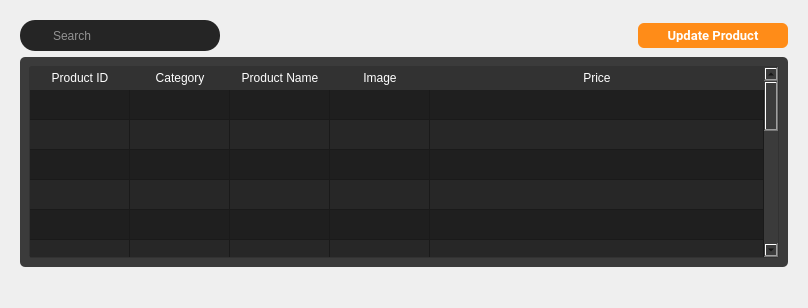
         <widget class="QWidget" name="update_product">
          <layout class="QGridLayout" name="gridLayout_14">
           <item row="0" column="0">
            <widget class="QWidget" name="widget_36" native="true">
             <layout class="QGridLayout" name="gridLayout_9">
              <property name="bottomMargin">
               <number>30</number>
              </property>
              <item row="0" column="0">
               <widget class="QWidget" name="widget_38" native="true">
                <layout class="QHBoxLayout" name="horizontalLayout_11">
                 <property name="spacing">
                  <number>0</number>
                 </property>
                 <property name="leftMargin">
                  <number>0</number>
                 </property>
                 <property name="topMargin">
                  <number>0</number>
                 </property>
                 <property name="rightMargin">
                  <number>0</number>
                 </property>
                 <property name="bottomMargin">
                  <number>0</number>
                 </property>
                 <item alignment="Qt::AlignLeft|Qt::AlignTop">
                  <widget class="QWidget" name="search_frame_2" native="true">
                   <property name="minimumSize">
                    <size>
                     <width>200</width>
                     <height>0</height>
                    </size>
                   </property>
                   <property name="styleSheet">
                    <string notr="true">#search_frame_2{

	border-radius: 15px;
	background-color:#252525;
}
#search_frame_2 QPushButton{
	
	padding: 5px 5px;
	border-radius:5px;

	
}
#search_frame_2 QLineEdit{
	border: none;
	color: white;

}

#seach_frame_2 QPushButton::pressed {

	padding-left:10px;

}
</string>
                   </property>
                   <layout class="QVBoxLayout" name="verticalLayout_15">
                    <property name="leftMargin">
                     <number>2</number>
                    </property>
                    <property name="topMargin">
                     <number>2</number>
                    </property>
                    <property name="rightMargin">
                     <number>2</number>
                    </property>
                    <property name="bottomMargin">
                     <number>2</number>
                    </property>
                    <item>
                     <layout class="QHBoxLayout" name="horizontalLayout_12">
                      <property name="spacing">
                       <number>2</number>
                      </property>
                      <property name="leftMargin">
                       <number>2</number>
                      </property>
                      <property name="topMargin">
                       <number>2</number>
                      </property>
                      <property name="rightMargin">
                       <number>2</number>
                      </property>
                      <item>
                       <widget class="QPushButton" name="pushButton_16">
                        <property name="minimumSize">
                         <size>
                          <width>25</width>
                          <height>25</height>
                         </size>
                        </property>
                        <property name="maximumSize">
                         <size>
                          <width>25</width>
                          <height>25</height>
                         </size>
                        </property>
                        <property name="font">
                         <font>
                          <family>Roboto</family>
                          <pointsize>10</pointsize>
                          <bold>true</bold>
                         </font>
                        </property>
                        <property name="styleSheet">
                         <string notr="true">background-color: none;
border-radius:15px;
</string>
                        </property>
                        <property name="text">
                         <string/>
                        </property>
                        <property name="icon">
                         <iconset resource="resource1.qrc">
                          <normaloff>:/iCons/icons/icons8-search-26.png</normaloff>:/iCons/icons/icons8-search-26.png</iconset>
                        </property>
                       </widget>
                      </item>
                      <item>
                       <widget class="QLineEdit" name="lineEdit_4">
                        <property name="styleSheet">
                         <string notr="true">background-color: rgb(37, 37, 37);</string>
                        </property>
                        <property name="placeholderText">
                         <string>Search</string>
                        </property>
                       </widget>
                      </item>
                     </layout>
                    </item>
                   </layout>
                  </widget>
                 </item>
                 <item>
                  <spacer name="horizontalSpacer_4">
                   <property name="orientation">
                    <enum>Qt::Horizontal</enum>
                   </property>
                   <property name="sizeHint" stdset="0">
                    <size>
                     <width>418</width>
                     <height>20</height>
                    </size>
                   </property>
                  </spacer>
                 </item>
                 <item>
                  <widget class="QPushButton" name="update_prod_button">
                   <property name="minimumSize">
                    <size>
                     <width>150</width>
                     <height>25</height>
                    </size>
                   </property>
                   <property name="maximumSize">
                    <size>
                     <width>150</width>
                     <height>25</height>
                    </size>
                   </property>
                   <property name="font">
                    <font>
                     <family>Roboto</family>
                     <pointsize>10</pointsize>
                     <bold>true</bold>
                    </font>
                   </property>
                   <property name="styleSheet">
                    <string notr="true">QPushButton {
    padding: 6px 14px;
    font-family: &quot;Roboto&quot;, sans-serif;
    border-radius: 6px;
    border: none;
    color: white;
    background: #FF8C18;
    box-shadow: 0px 0.5px 1.5px rgba(54, 122, 246, 0.25), inset 0px 0.8px 0px -0.25px rgba(255, 255, 255, 0.2);
    user-select: none;
    -webkit-user-select: none;
    touch-action: manipulation;
    transition: background-color 0.2s, box-shadow 0.2s; 
}
QPushButton::pressed {
    background-color: #B7B7B7;
    box-shadow: 0px 1px 2px rgba(0, 0, 0, 0.5) inset;
	color:black;
}
QPushButton:hover {
    background-color: #FFA54E; 
}</string>
                   </property>
                   <property name="text">
                    <string>Update Product</string>
                   </property>
                  </widget>
                 </item>
                </layout>
               </widget>
              </item>
              <item row="1" column="0">
               <widget class="QWidget" name="widget_39" native="true">
                <property name="sizePolicy">
                 <sizepolicy hsizetype="Preferred" vsizetype="Expanding">
                  <horstretch>0</horstretch>
                  <verstretch>0</verstretch>
                 </sizepolicy>
                </property>
                <property name="styleSheet">
                 <string notr="true">background-color: rgb(59, 59, 59);
border-radius:5px;
</string>
                </property>
                <layout class="QVBoxLayout" name="verticalLayout_16">
                 <item>
                  <widget class="QTableWidget" name="update_Table">
                   <property name="sizePolicy">
                    <sizepolicy hsizetype="Expanding" vsizetype="Expanding">
                     <horstretch>50</horstretch>
                     <verstretch>0</verstretch>
                    </sizepolicy>
                   </property>
                   <property name="styleSheet">
                    <string notr="true">QTableWidget {
    background-color: #1F1F1F;
    border-radius: 3px;
    border: 1px solid rgb(50, 50, 50);
}

QTableWidget::section {
    border: none;
    border-bottom: 1px solid #d0c6ff;
    text-align: center; /* Set text alignment to center */
    padding: 3px 5px;
}

QHeaderView::section {
    background-color: rgb(50, 50, 50);
    color: white;
    border: none;
    border-bottom: 1px solid rgb(50, 50, 50);
    text-align: center; /* Set text alignment to center */
    padding: 2px 4px;
}

QTableView::item {
    color: white;
    padding: 5px;
    text-align: center; /* Set text alignment to center */
}

QTableView::item:alternate {
    background-color: #272727; 
}

QScrollBar:vertical {
    border: none;
    background: #3B3B3B;
    width: 10px;
    margin: 0px 0px 0px 0px;
}

QScrollBar::handle:vertical {
    background-color: #606060;
    min-height: 20px;
    border-radius: 5px;
}

QScrollBar::add-line:vertical,
QScrollBar::sub-line:vertical {
    border: none;
    background: none;
}

QScrollBar::add-page:vertical,
QScrollBar::sub-page:vertical {
    background: none;
}

QScrollBar:hover {
    opacity: 0.7;
}
</string>
                   </property>
                   <property name="alternatingRowColors">
                    <bool>true</bool>
                   </property>
                   <property name="sortingEnabled">
                    <bool>true</bool>
                   </property>
                   <attribute name="horizontalHeaderCascadingSectionResizes">
                    <bool>true</bool>
                   </attribute>
                   <attribute name="horizontalHeaderStretchLastSection">
                    <bool>true</bool>
                   </attribute>
                   <attribute name="verticalHeaderVisible">
                    <bool>false</bool>
                   </attribute>
                   <attribute name="verticalHeaderStretchLastSection">
                    <bool>true</bool>
                   </attribute>
                   <row>
                    <property name="text">
                     <string/>
                    </property>
                   </row>
                   <row>
                    <property name="text">
                     <string/>
                    </property>
                   </row>
                   <row>
                    <property name="text">
                     <string/>
                    </property>
                   </row>
                   <row>
                    <property name="text">
                     <string/>
                    </property>
                   </row>
                   <row>
                    <property name="text">
                     <string/>
                    </property>
                   </row>
                   <row>
                    <property name="text">
                     <string/>
                    </property>
                   </row>
                   <row>
                    <property name="text">
                     <string/>
                    </property>
                   </row>
                   <row>
                    <property name="text">
                     <string/>
                    </property>
                   </row>
                   <row>
                    <property name="text">
                     <string/>
                    </property>
                   </row>
                   <row>
                    <property name="text">
                     <string/>
                    </property>
                   </row>
                   <row>
                    <property name="text">
                     <string/>
                    </property>
                   </row>
                   <row>
                    <property name="text">
                     <string/>
                    </property>
                   </row>
                   <row>
                    <property name="text">
                     <string/>
                    </property>
                   </row>
                   <row>
                    <property name="text">
                     <string/>
                    </property>
                   </row>
                   <row>
                    <property name="text">
                     <string/>
                    </property>
                   </row>
                   <row>
                    <property name="text">
                     <string/>
                    </property>
                   </row>
                   <column>
                    <property name="text">
                     <string>Product ID</string>
                    </property>
                   </column>
                   <column>
                    <property name="text">
                     <string>Category</string>
                    </property>
                   </column>
                   <column>
                    <property name="text">
                     <string>Product Name</string>
                    </property>
                   </column>
                   <column>
                    <property name="text">
                     <string>Image</string>
                    </property>
                   </column>
                   <column>
                    <property name="text">
                     <string>Price</string>
                    </property>
                   </column>
                  </widget>
                 </item>
                </layout>
               </widget>
              </item>
             </layout>
            </widget>
           </item>
          </layout>
         </widget>
